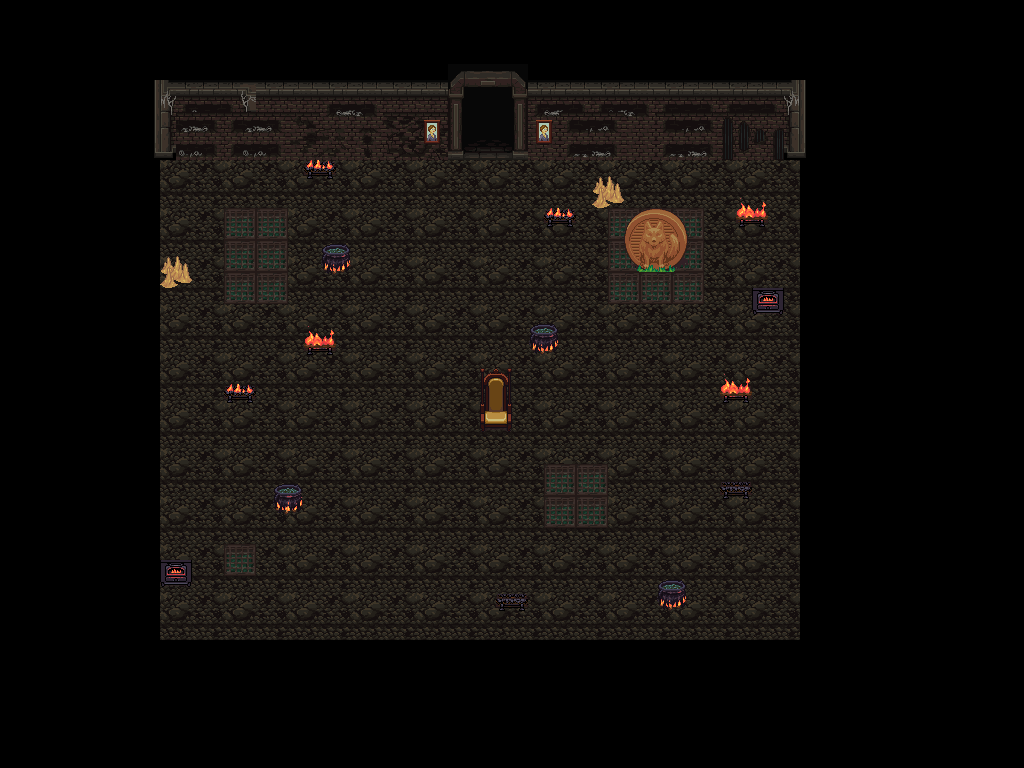

Rendered tile map (Tiled .tmx) drawn with the repository's tilesets; below, a short description and the map source with its tile grids summarised:
An orthogonal 64x48 tile map with 16x16 px tiles, 8 tile layers (floor, border, walls, element, ...), 5 tilesets and 27 objects (24x collision, exit_jail, spawn_jail, spawn_boss).

<map version="1.8" tiledversion="1.8.0" orientation="orthogonal" renderorder="right-down" width="64" height="48" tilewidth="16" tileheight="16" infinite="0" nextlayerid="14" nextobjectid="28">
 <tileset firstgid="1" source="tsx/insideH.tsx" />
 <tileset firstgid="726" source="tsx/jail.tsx" />
 <tileset firstgid="3286" source="tsx/fire.tsx" />
 <tileset firstgid="4054" source="tsx/Outside_B.tsx" />
 <tileset firstgid="5078" source="tsx/insideHouse.tsx" />
 <layer id="2" name="floor" width="64" height="48">
  <data>[3072 cells, 3072 non-empty, 16 distinct tile ids]</data>
 </layer>
 <layer id="1" name="border" width="64" height="48">
  <data>[3072 cells, 1872 non-empty, 6 distinct tile ids]</data>
 </layer>
 <layer id="4" name="walls" width="64" height="48">
  <data>[3072 cells, 215 non-empty, 158 distinct tile ids]</data>
 </layer>
 <layer id="5" name="element" width="64" height="48">
  <data>[3072 cells, 110 non-empty, 62 distinct tile ids]</data>
 </layer>
 <layer id="7" name="z" width="64" height="48">
  <data>[3072 cells, 0 non-empty, 0 distinct tile ids]</data>
 </layer>
 <layer id="8" name="z1" width="64" height="48">
  <data>[3072 cells, 0 non-empty, 0 distinct tile ids]</data>
 </layer>
 <layer id="9" name="z2" width="64" height="48">
  <data>[3072 cells, 0 non-empty, 0 distinct tile ids]</data>
 </layer>
 <layer id="6" name="top" width="64" height="48">
  <data>[3072 cells, 0 non-empty, 0 distinct tile ids]</data>
 </layer>
 <objectgroup id="11" name="collision">
  <object id="1" type="collision" x="630.094" y="252.313" width="52.3929" height="20.6814" />
  <object id="2" type="collision" x="325.388" y="244.041" width="24.8177" height="27.5752" />
  <object id="3" type="collision" x="275.752" y="485.324" width="28.954" height="30.3328" />
  <object id="4" type="collision" x="533.581" y="325.388" width="23.439" height="27.5752" />
  <object id="5" type="collision" x="661.806" y="583.216" width="24.8177" height="27.5752" />
  <object id="6" type="collision" x="159.936" y="550.126" width="30.3328" height="37.2266" />
  <object id="7" type="collision" x="752.804" y="286.782" width="30.3328" height="31.7115" />
  <object id="8" type="collision" x="301.949" y="162.694" width="31.7115" height="17.9239" />
  <object id="9" type="collision" x="734.88" y="208.193" width="33.0903" height="17.9239" />
  <object id="10" type="collision" x="544.611" y="208.193" width="31.7115" height="19.3027" />
  <object id="11" type="collision" x="159.936" y="260.586" width="30.3328" height="27.5752" />
  <object id="12" name="collision" x="590.11" y="184.754" width="34.469" height="24.8177" />
  <object id="13" type="collision" x="0" y="0" width="165.451" height="767.97" />
  <object id="14" type="collision" x="802.439" y="2.75752" width="221.981" height="765.213" />
  <object id="15" type="collision" x="1.37876" y="0" width="448.098" height="157.179" />
  <object id="16" type="collision" x="523.929" y="4.13629" width="288.161" height="157.179" />
  <object id="17" type="collision" x="450.855" y="1.37876" width="73.0744" height="81.3469" />
  <object id="18" type="collision" x="450.855" y="73.0744" width="71.6956" height="46.8779" />
  <object id="19" type="collision" x="492.218" y="591.489" width="35.8478" height="24.8177" />
  <object id="20" type="collision" x="721.092" y="479.809" width="30.3328" height="19.3027" />
  <object id="21" type="collision" x="721.092" y="379.159" width="30.3328" height="28.954" />
  <object id="22" type="collision" x="223.359" y="383.296" width="31.7115" height="19.3027" />
  <object id="23" type="collision" x="300.57" y="329.524" width="35.8478" height="30.3328" />
  <object id="24" type="collision" x="130.982" y="634.23" width="686.623" height="137.876" />
 </objectgroup>
 <objectgroup id="12" name="enter/exit">
  <object id="25" name="exit_jail" x="457.749" y="124.089" width="62.0443" height="38.6053" />
  <object id="26" name="spawn_jail" x="483.945" y="239.905">
   <point />
  </object>
 </objectgroup>
 <objectgroup id="13" name="boss">
  <object id="27" type="spawn_boss" x="496.475" y="417.891">
   <point />
  </object>
 </objectgroup>
</map>
